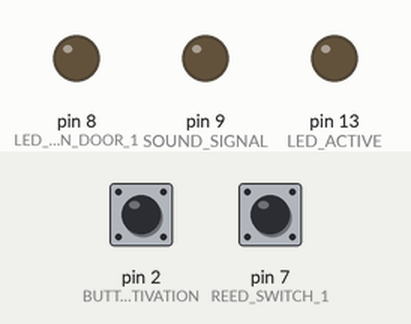
This sketch was run on a simulated Arduino Uno, built with avr-gcc and run on an emulated ATmega328P. Shown: output pins drawn as LEDs (lit = HIGH). Inputs (shaded band) come from the test bench; at power-on: pin 2 (BUTTON_ACTIVATION) LOW, pin 7 (REED_SWITCH_1) LOW.

Above: at 1.2 s.
1.3 s: pin 2 (BUTTON_ACTIVATION) pulled HIGH for 0.15 s
At 1.8 s:
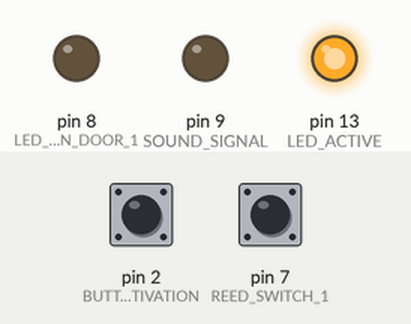
2.9 s: pin 7 (REED_SWITCH_1) pulled HIGH for 0.15 s
At 3.7 s:
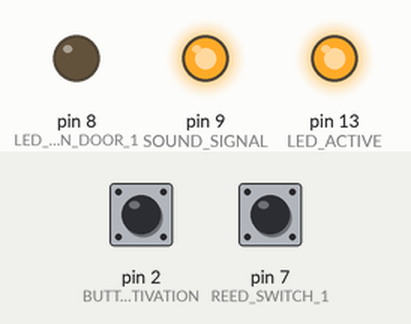
4.5 s: pin 7 (REED_SWITCH_1) pulled HIGH for 3.2 s
At 5.4 s:
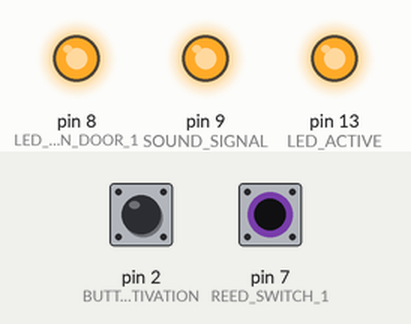
9.2 s: pin 2 (BUTTON_ACTIVATION) pulled HIGH for 1 s
At 10.2 s:
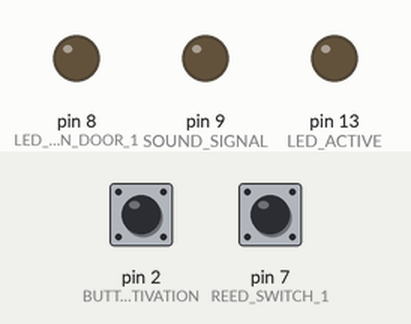
11.7 s: pin 7 (REED_SWITCH_1) pulled HIGH for 1 s
At 12.1 s:
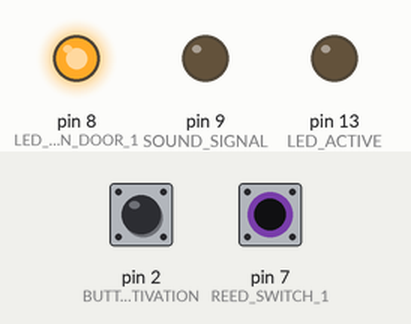
14.2 s: pin 2 (BUTTON_ACTIVATION) driven HIGH and pin 7 (REED_SWITCH_1) driven HIGH
At 15.2 s:
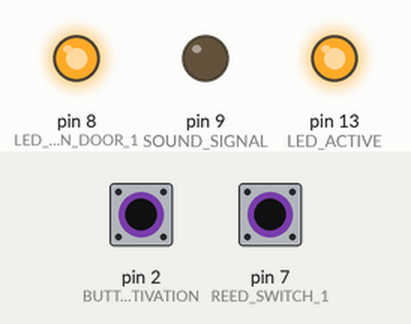
Timing chart, 0 to 16.7 s (numbered marks = the images above; inputs shaded):
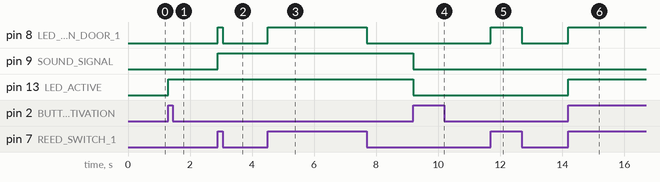

The sketch:

alarm.ino
```cpp
/*
  Home Alarm
  Model: 01

  Simple alarm using magnetic contactors for doors and windows
*/

const int REED_SWITCH_1 = 7;      // Magnetic contact
const int LED_OPEN_DOOR_1 = 8;    // LED to show door opened/closed
const int LED_ACTIVE = 13;        // LED to show when alarm is active
const int BUTTON_ACTIVATION = 2;  // Button to show when alarm is active
const int SOUND_SIGNAL = 9;       // Buzzer

int door_sensor = 0;              // will be used to store the state of the door (REED_SWITCH_1 input pin)
int old_door_sensor = 0;          // this variable stores the previous value of door_sensor

int activate = 0;                 // will be used to store the state activation (BUTTON_ACTIVATION input pin)
int old_activate = 0;             // this variable stores the previous value of "activate"
int active_state = 0;             // 0 = LED off while 1 = LED on

void setup() {
  pinMode(REED_SWITCH_1, INPUT);     // Set digital pin as input
  pinMode(LED_OPEN_DOOR_1, OUTPUT);  // Set digital pin as output

  pinMode(BUTTON_ACTIVATION, INPUT); // Set digital pin as input
  pinMode(LED_ACTIVE, OUTPUT);       // Set digital pin as output

  pinMode(SOUND_SIGNAL, OUTPUT);     // Set digital pin as output

  // PC output
  Serial.begin(9600);                // initialize serial communication at 9600 bits per second
}

void loop() {
  int door_sensor = digitalRead(REED_SWITCH_1);  // read the input pin

  if (door_sensor != old_door_sensor) {  // If door change it status, change LED
    // Since Magnetic Contact is inverse led should be high when it is low
    // door_sensor -> HIGH: Opened
    // door_sensor -> LOW: Closed
    if (door_sensor == 1) {
      digitalWrite(LED_OPEN_DOOR_1, HIGH);  // Turn LED ON
      if (active_state == 1) { // Since alarm is active turn on sound signal
        digitalWrite(SOUND_SIGNAL, HIGH);
      }
    } else {  // If door is closed turn off led
      digitalWrite(LED_OPEN_DOOR_1, LOW);  // Turn LED OFF
    }
  }

  old_door_sensor = door_sensor; // Save new door status

  int activate = digitalRead(BUTTON_ACTIVATION);  // read the input pin

  // Alarm Activation
  // check if the input is HIGH (button pressed) and change the state
  if ((activate == HIGH) && (activate != old_activate)) {
    active_state = 1 - active_state;
  }

  old_activate = activate;  // activate is now old, let's store it

  if (active_state == 1) {
    digitalWrite(LED_ACTIVE, HIGH); // turn LED ON
  } else {
    digitalWrite(LED_ACTIVE, LOW);
    digitalWrite(SOUND_SIGNAL, LOW); // Stop sound
  }
}
```

Measured:
- after the input at 1.3 s, pin 13 (LED_ACTIVE): LOW → HIGH at once
- after the input at 2.9 s, pin 8 (LED_OPEN_DOOR_1): LOW → HIGH at once, → LOW 0.15 s later; pin 9 (SOUND_SIGNAL): LOW → HIGH at once
- after the input at 4.5 s, pin 8 (LED_OPEN_DOOR_1): LOW → HIGH at once, → LOW 3.2 s later
- after the input at 9.2 s, pin 9 (SOUND_SIGNAL), pin 13 (LED_ACTIVE): HIGH → LOW at once
- after the input at 11.7 s, pin 8 (LED_OPEN_DOOR_1): LOW → HIGH at once, → LOW 1.0 s later
- after the input at 14.2 s, pin 8 (LED_OPEN_DOOR_1), pin 13 (LED_ACTIVE): LOW → HIGH at once
